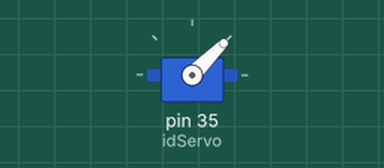
Simulated run of this program. Board: Raspberry Pi (header pin numbers). Shown: servo. Servo angles are drawn from the pulse width (0.5 ms = 0°, 2.5 ms = 180°); what the program prints to the terminal is not drawn.

Above: at 0.05 s.
At 14.95 s:
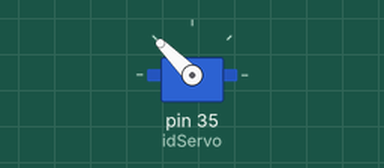
Timing chart, 0 to 19.5 s (numbered marks = the images above):
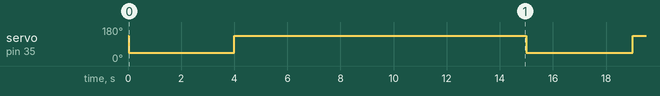

The program:

lanzador.py
```python
from actuador import *
import RPi.GPIO as GPIO
import time


GPIO.setmode(GPIO.BOARD)
actuador = Actuador()
try:
    while True:
        actuador.abrir_agua()
        time.sleep(10)
finally:
    actuador.finalizar_actuadores()
```

actuador.py
```python
import RPi.GPIO as GPIO
import time


class Actuador:
    def __init__(self):
        print('inicializando actuadores')
        self.idServo = 35
        self.rotador_servo = 1
        GPIO.setmode(GPIO.BOARD)
        GPIO.setup(self.idServo, GPIO.OUT)
        self.rotador_servo = GPIO.PWM(self.idServo, 50)
        self.rotador_servo.start(10)

    def calmar_servo(self):
        time.sleep(1)
        self.rotador_servo.ChangeDutyCycle(0)

    def abrir_agua(self):
        print("sirviendo agua")
        self.rotador_servo.ChangeDutyCycle(5)
        self.calmar_servo()
        time.sleep(3)
        self.rotador_servo.ChangeDutyCycle(10)
        self.calmar_servo()


    def abrir_comida(self):
        print("sirviendo comida")
        self.rotador_servo.ChangeDutyCycle(10.5)
        time.sleep(1)
        self.rotador_servo.ChangeDutyCycle(7.5)

    def finalizar_actuadores(self):
        print("finalizar actuadores")
        self.rotador_servo
        self.rotador_servo.stop()
        GPIO.cleanup(self.idServo)
```

Measured:
- by itself, servo on pin 35 (idServo): alternates 135° for 11.0 s and 45° for 4.0 s
